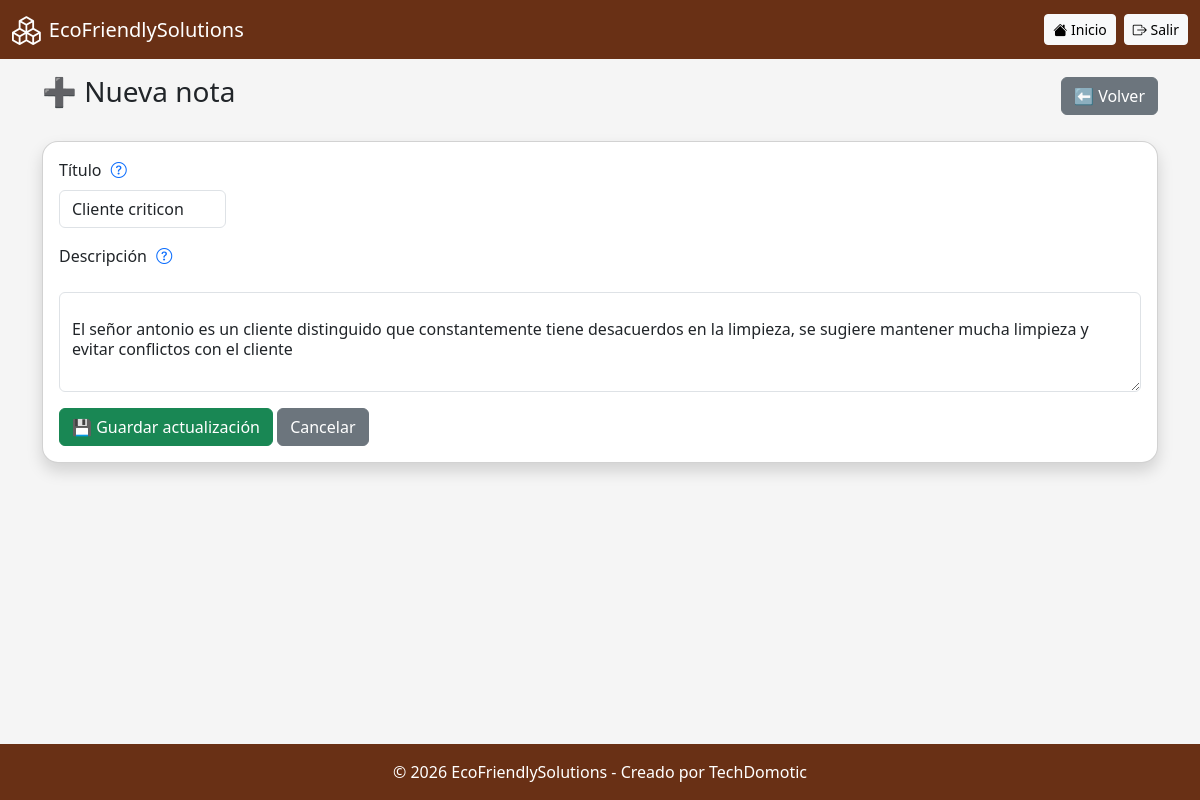
/notas/editar.php?id=1 (signed in), run on the app's committed database.
### tables this page shows
CREATE TABLE `notas` (
  `id_notas` int(11) NOT NULL,
  `id_operacion` int(11) DEFAULT NULL,
  `titulo` varchar(150) NOT NULL,
  `escrito` varchar(500) DEFAULT NULL,
  `estatus` tinyint(1) DEFAULT 1,
  `fecha_creacion` timestamp NOT NULL DEFAULT current_timestamp()
);

### notas/editar.php (the view, shortened to what this page needs)
<?php
include '../includes/conexion.php';
include '../includes/header.php';
$id = intval($_GET['id']);
$nota = $conn->query("
SELECT * FROM notas WHERE id_notas=$id
")->fetch_assoc();
?>
<div class="d-flex justify-content-between align-items-center mb-4">
    <h3>➕ Nueva nota</h3>
    <a href="listar.php" class="btn btn-secondary">⬅ Volver</a>
</div>
<div class="card shadow rounded-4">
<div class="card-body">
<form method="POST" class="row g-3">
<div class="col-md-2">
<label class="form-label">T&iacute;tulo
    <i class="bi bi-question-circle text-primary"
     style="cursor: pointer; margin-left: 5px;"
     data-bs-toggle="tooltip"
     data-bs-placement="top"
     title="Escriba un titulo para reconocer el escrito">
    </i>
</label>
<input type="text" name="titulo"
class="form-control"
value="<?= htmlspecialchars($nota['titulo']); ?>"
required>
</div>
<label class="form-label">Descripci&oacute;n
    <i class="bi bi-question-circle text-primary"
     style="cursor: pointer; margin-left: 5px;"
     data-bs-toggle="tooltip"
     data-bs-placement="top"
     title="Escriba ideas, descripciónes, consejos, sugerencias o cualquier información que sea importante">
    </i>
</label>
<div class="form-floating">
  <textarea class="form-control" name="escrito" id="floatingTextarea2" style="height: 100px" required><?= htmlspecialchars($nota['escrito']); ?></textarea>
</div>
<div class="col-12">
<button class="btn btn-success">
💾 Guardar actualizaci&oacute;n
</button>
<a href="listar.php" class="btn btn-secondary">Cancelar</a>
</div>
</form>
</div>
</div>
<?php include '../includes/footer.php'; ?>

### css/estilos.css (style rules this page uses)
:root { --main-brown: #693015; }
body { background: #f5f5f5; display: flex; flex-direction: column; min-height: 100vh; }

### data on the page
notas: titulo "Cliente criticon", escrito "El señor antonio es un cliente distinguido que constantemente tiene desacuerdos en la limpieza, se sugiere mantener mucha limpieza y evitar conflictos con el cliente"

### other printed values
$pageTitle "EcoFriendlySolutions"
